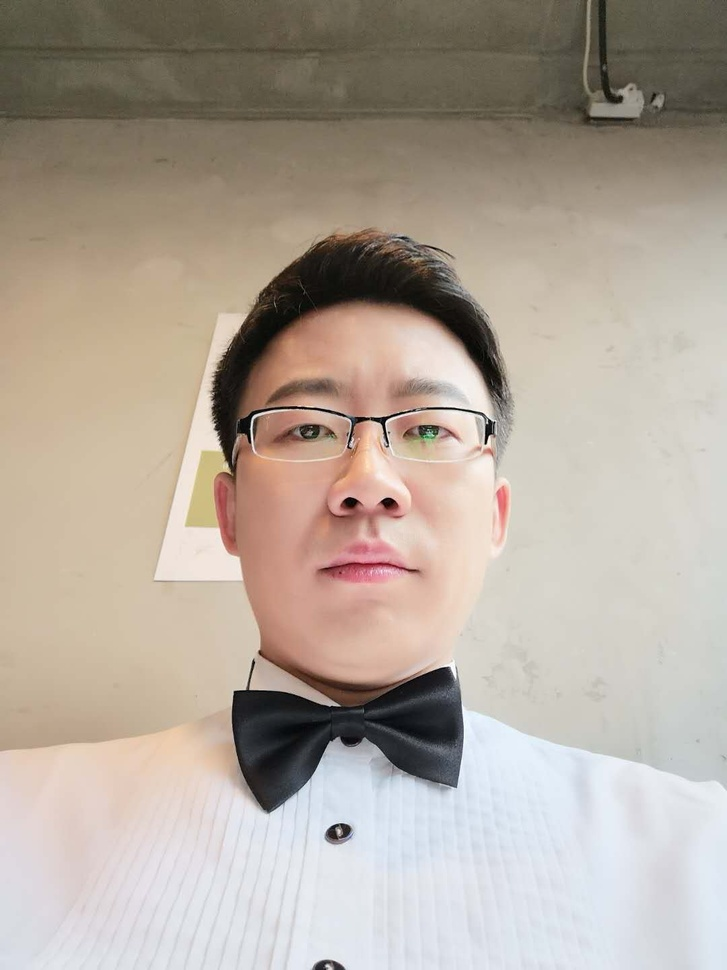
#> input picture 1.jpg, 727 x 970 px, shrunk from 1080 x 1440 before the run
$ python openCV_simple_sample.py
#> lines starting #> are read from the running program, lines starting #| are printed output that depends on the picture; after the words box and inside, x2 and y2 are one past the last pixel; in counts of white or black regions, pixels touching at a corner belong together
# 图片识别简单版本，指定图片，指定cascade类文件。

# -*- coding:utf-8 -*-
import numpy
import cv2
cascade_path = './models/haarcascade_eye.xml'
image_path = '1.jpg'
color = (255, 0, 0) #青
#ファイル読み込み
image = cv2.imread(image_path)
#> image is the input picture: shape (970, 727, 3); mean B, G, R 155.5, 166.9, 178
#グレースケール変換
image_gray = cv2.cvtColor(image, cv2.COLOR_BGR2GRAY)
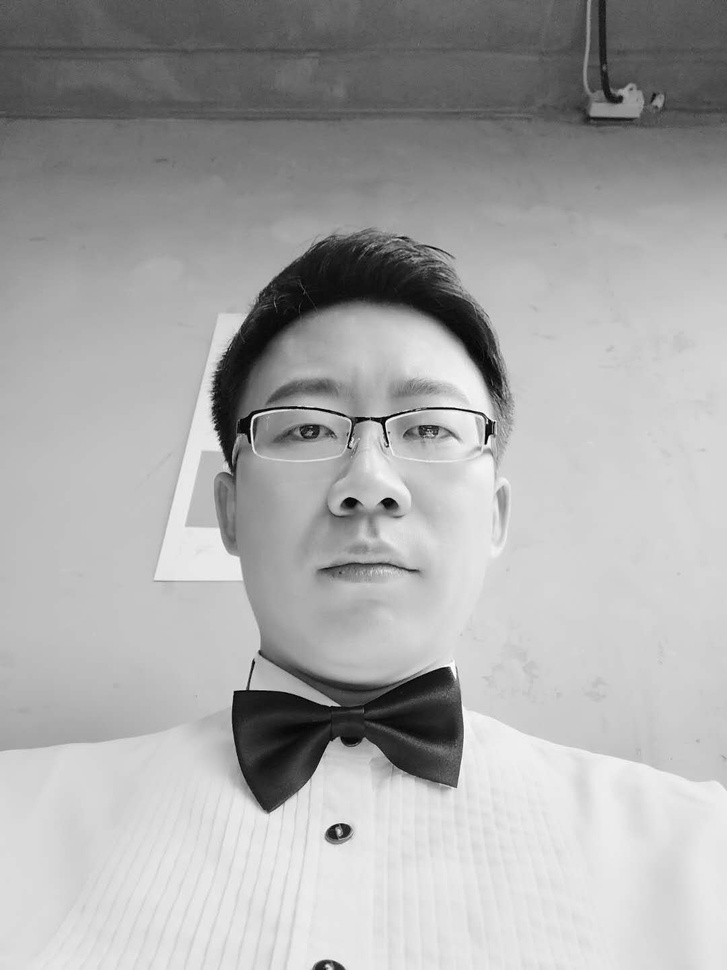
#> image_gray: shape (970, 727); min 0, max 255, mean 168.9
#カスケード分類器の特徴量を取得する
cascade = cv2.CascadeClassifier(cascade_path)
#物体認識（顔認識）の実行
facerect = cascade.detectMultiScale(
                image_gray, scaleFactor=1.3, minNeighbors=2, minSize=(50, 50))
#> facerect = [[398, 403, 57, 57], [318, 477, 59, 59], [358, 470, 63, 63]]
if len(facerect) > 0:
    #検出した顔を囲む矩形の作成
    for rect in facerect:
        cv2.rectangle(image, tuple(rect[0:2]),tuple(rect[0:2]+rect[2:4]), color, thickness=2)
#> this loop made 3 passes
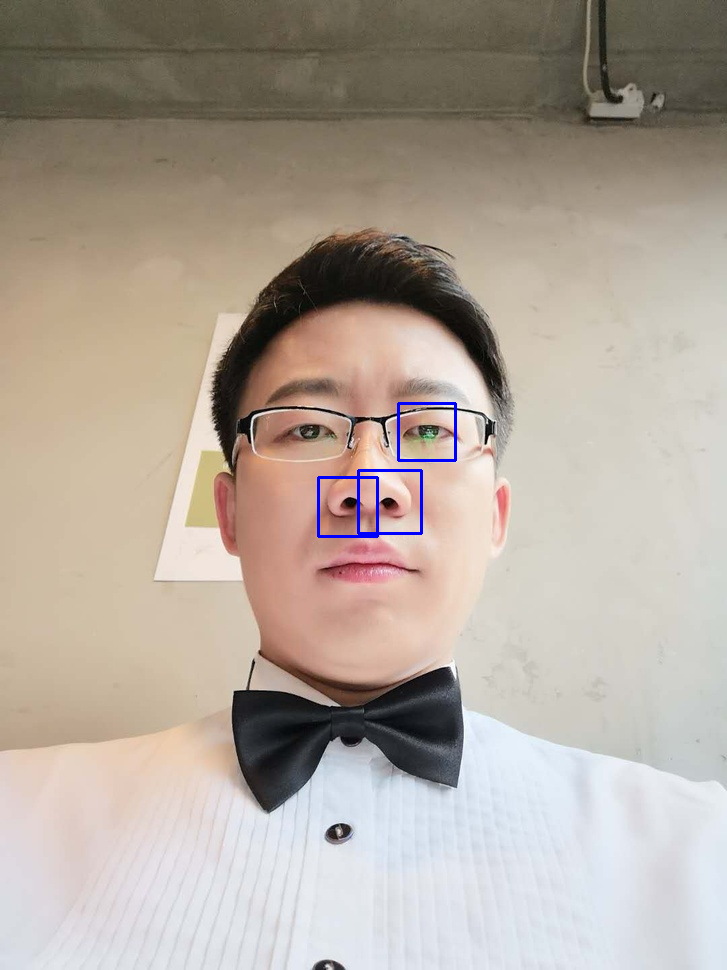
#> image: shape (970, 727, 3); 0.3% of pixels changed, all inside (x1, y1, x2, y2) = (317, 402, 457, 538)
    #認識結果の保存
    cv2.imwrite("detected.jpg", image)

$ run again, with 2.jpg copied over 1.jpg
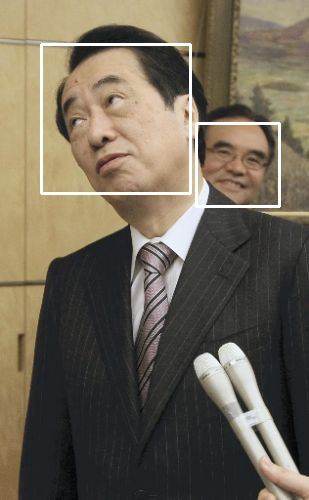
#> input picture 2.jpg, 309 x 500 px
#> image is the input picture: shape (500, 309, 3); mean B, G, R 86.2, 101.9, 110.7
#> `image_gray = cv2.cvtColor(image, cv2.COLOR_BGR2GRAY)`:
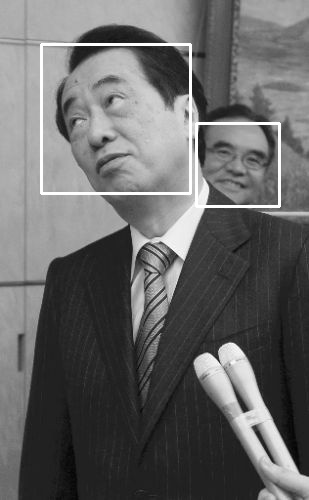
#> image_gray: shape (500, 309); min 4, max 255, mean 102.7
#> facerect = ()

$ run again, with 3.jpg copied over 1.jpg
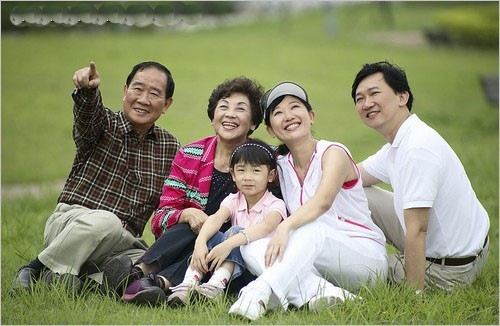
#> input picture 3.jpg, 500 x 326 px
#> image is the input picture: shape (326, 500, 3); mean B, G, R 110, 141.4, 139
#> `image_gray = cv2.cvtColor(image, cv2.COLOR_BGR2GRAY)`:
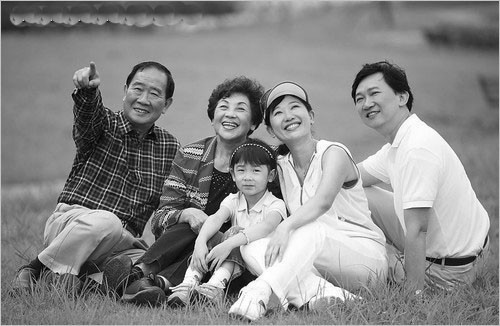
#> image_gray: shape (326, 500); min 0, max 255, mean 137.1
#> facerect = [[336, 151, 57, 57]]
#> the loop `for rect in facerect:` made 1 pass
#> after the loop `for rect in facerect:`:
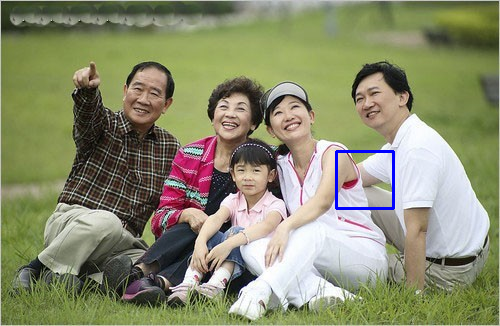
#> image: shape (326, 500, 3); 0.42% of pixels changed, all inside (x1, y1, x2, y2) = (335, 150, 395, 210)

$ run again, with 4.jpg copied over 1.jpg
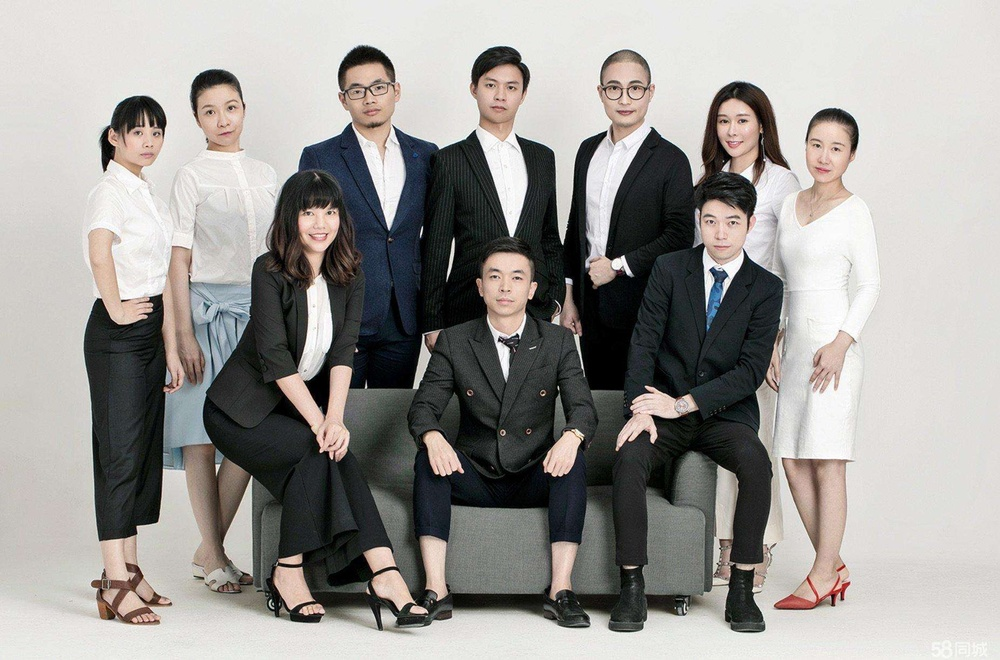
#> input picture 4.jpg, 1000 x 660 px, shrunk from 1852 x 1222 before the run
#> image is the input picture: shape (660, 1000, 3); mean B, G, R 149.7, 153.1, 155.8
#> `image_gray = cv2.cvtColor(image, cv2.COLOR_BGR2GRAY)`:
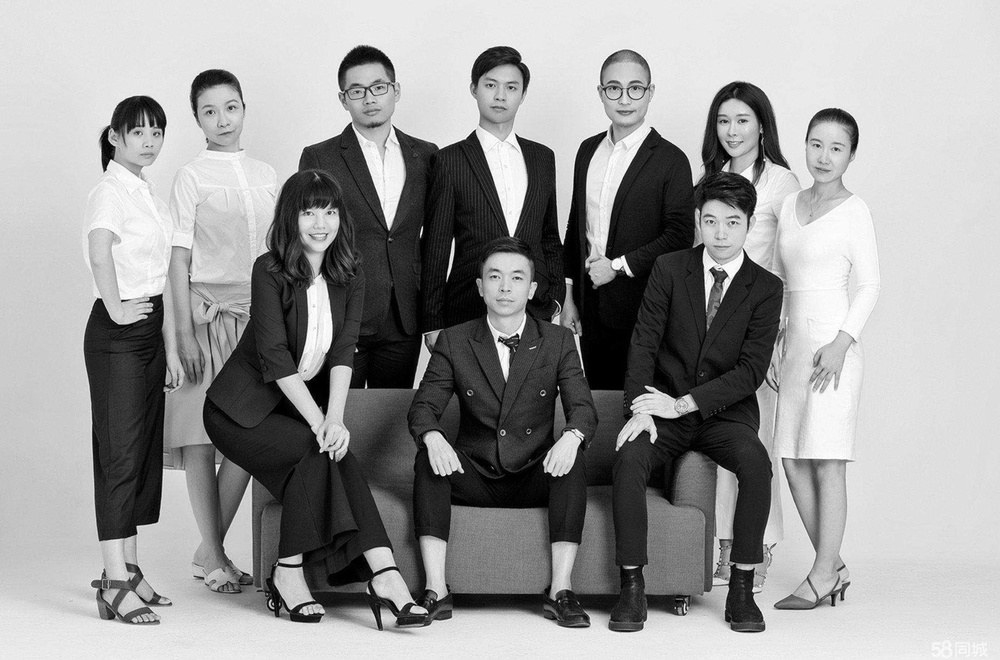
#> image_gray: shape (660, 1000); min 0, max 255, mean 153.5
#> facerect = ()
